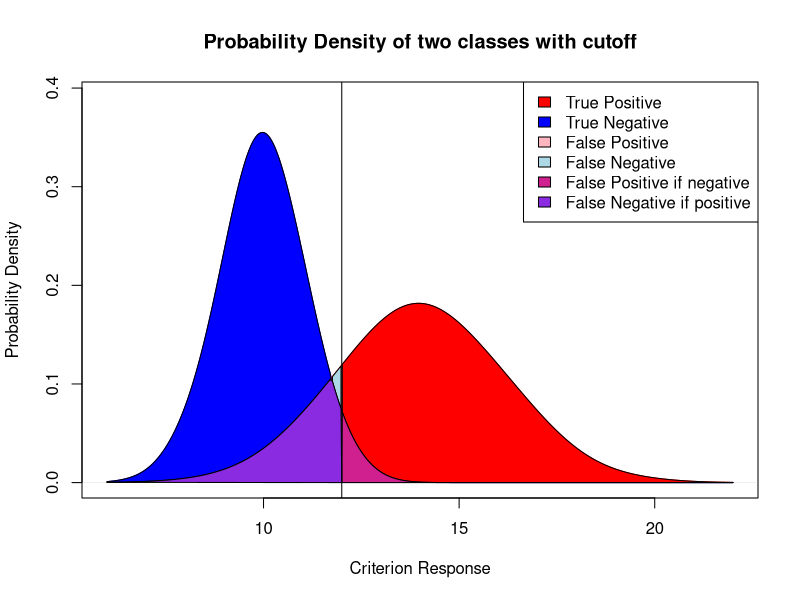

This figure's R source:
library(ROCR)
n <- 1000
threshold <- 12
A.stdev = 1
A.mean = 10
B.offset = 4
B.mean = 10 + B.offset
B.stdev = 2
A <- rnorm(n, A.mean, A.stdev)
B <- rnorm(n, B.mean, B.stdev)
xlims <- range(A.mean - A.stdev * 4, B.mean + B.stdev * 4)
A.density <- density(A, bw = "SJ", adjust = 2, from = xlims[1], to = xlims[2])
B.density <- density(B, bw = "SJ", adjust = 2, from = xlims[1], to = xlims[2]) 
maxY <- max(c(A.density$y, B.density$y))
ylims <- range(0, maxY * 1.1)
plot(A.density, col = "blue", xlim = xlims, ylim = ylims, 
     main = "Probability Density of two classes with cutoff", 
     ylab = "Probability Density",
     xlab = "Criterion Response")
lines(B.density, col = "red")
#colors

cols <- list()
cols[["True Positive"]] <- "red"
cols[["True Negative"]] <- "blue"
cols[["False Positive"]] <- "lightpink"
cols[["False Negative"]] <- "lightblue"
cols[["False Positive if negative"]] <- "violetred"
cols[["False Negative if positive"]] <- "blueviolet"

legend("topright", names(cols), fill = sapply(cols, function(x){ x[1] }))
            
#Find the intersection point
between_the_means <- which(A.density$x > A.mean & B.density$x < B.mean) #intersection point is between the means
inter_point_conditional <- as.logical(abs(diff(A.density$y[between_the_means] < B.density$y[between_the_means])))
intersX <- A.density$x[between_the_means][inter_point_conditional] 
intersY <- A.density$y[between_the_means][inter_point_conditional]

#true positive
left <- if(intersX > threshold) intersX else threshold
polygon(c(B.density$x[which(B.density$x > left)], rev(A.density$x[which(A.density$x > left)])),
        c(B.density$y[which(B.density$x > left)], rev(A.density$y[which(A.density$x > left)])),
        col = cols[["True Positive"]])
#true negative
right <- if(intersX < threshold) intersX else threshold
polygon(c(A.density$x[which(A.density$x < right)], right, rev(A.density$x[which(A.density$x < right)])),
        c(A.density$y[which(A.density$x < right)], rev(B.density$y[which(B.density$x < right)])[1], rev(B.density$y[which(B.density$x < right)])),
        col = cols[["True Negative"]])
#false negative
polygon(c(rev(A.density$x[which(A.density$x > intersX & A.density$x < threshold)]), B.density$x[which(B.density$x > intersX & B.density$x < threshold)]),
        c(rev(A.density$y[which(A.density$x > intersX & A.density$x < threshold)]), B.density$y[which(B.density$x > intersX & B.density$x < threshold)]),
        col = cols[["False Negative"]])
#false positive
polygon(c(A.density$x[which(A.density$x > threshold & B.density$x < intersX)], rev(B.density$x[which(B.density$x < intersX & B.density$x > threshold)])),
        c(A.density$y[which(A.density$x > threshold & B.density$x < intersX)], rev(B.density$y[which(B.density$x < intersX & B.density$x > threshold)])),
        col = cols[["False Postiive"]])
#overlapPos
polygon(c(B.density$x[which(B.density$x > threshold & B.density$x < intersX)], A.density$x[which(A.density$x > left)], threshold), 
        c(B.density$y[which(B.density$x > threshold & B.density$x < intersX)], A.density$y[which(A.density$x > left)], 0), 
        col = cols[["False Positive if negative"]])
#overlapNeg
polygon(c(B.density$x[which(B.density$x < right)], A.density$x[which(A.density$x > intersX & A.density$x < threshold)], threshold), 
        c(B.density$y[which(B.density$x < right)], A.density$y[which(A.density$x > intersX & A.density$x < threshold)],0), 
        col = cols[["False Negative if positive"]])
abline(v = threshold)
#create the ROCR Prediction and Performance objects
pred <- prediction(c(A, B), c(rep("A", n), rep("B", n)))
perf <- performance(pred, "prbe")
